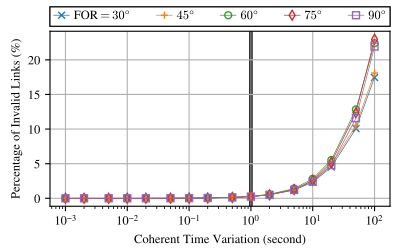

Here is the Python script that generated this plot:
import os

import matplotlib.patches as mpatches
import matplotlib.pyplot as plt
from matplotlib.lines import Line2D

import numpy as np

#create a figure with (2,1) subplots
FONT_SIZE = 9
fig_width_px = 400
fig_height_px = 250
dpi = 100  # Typical screen DPI, adjust if necessary
fig_width_in = fig_width_px / dpi
fig_height_in = fig_height_px / dpi

plt.rcParams.update({
    # --- make every normal string use Times or the best fall-back ----
    'font.family' : 'serif',
    'font.serif'  : ['Times New Roman', 'Times', 'Nimbus Roman', 'STIXGeneral'],
    # --- keep your existing sizing rules ----------------------------
    'font.size'        : FONT_SIZE,
    'axes.titlesize'   : FONT_SIZE,
    'axes.labelsize'   : FONT_SIZE,
    'xtick.labelsize'  : FONT_SIZE,
    'ytick.labelsize'  : FONT_SIZE,
    'legend.fontsize'  : FONT_SIZE,
})
plt.rc('mathtext', fontset='cm')
plt.rcParams['pdf.fonttype'] = 42
plt.rcParams['ps.fonttype'] = 42

current_dir = os.path.dirname(os.path.abspath(__file__))

results_dir_name = "/home/zhouyou/leo-sat-flow/sim_alg_j1_res/test_ld_starlink_constellation_time_varying_coherent_time_varying_for/test_ld_starlink_constellation_time_varying_coherent_time_varying_for-2025-December-29-14-00-17-ail/rm_links"



# Plot the data
fig, axs = plt.subplots(1,1,)
fig.set_size_inches(fig_width_in, fig_height_in)  # 3.5 inches width, height adjusted to maintain aspect ratio

LINE_WIDTH = 0.5
colors = ["#D6B7FF", "#B378FF", "#934BFF", "#8E40FB", "#6A00FF"]
markers = ['x', '+', 'o', 'd', 's', '>', 'p', '*', 'h']
markers_n_sat = ['+',  '1', '2', '3', '4']
lines2 = []
marker_size = 50

data = np.genfromtxt(results_dir_name, delimiter=',')
total_links = data[:,5]
num_removed = data[:,4]
for i, FOR in enumerate([30, 45, 60, 75, 90]):
    sat_data = data[data[:,2]==FOR]
    sat_data_total_links = sat_data[:,5].reshape(-1,16).mean(axis=0)
    sat_data_num_removed = sat_data[:,4].reshape(-1,16).mean(axis=0)
    TIME = [1e3,2e3,5e3,1e4,2e4,5e4,1e5,2e5,5e5,1e6,2e6,5e6,1e7,2e7,5e7,1e8]
    TIME = np.array(TIME)
    TIME = TIME / 1e6  # convert to milliseconds
    sat_data_total_links = sat_data_total_links.squeeze()
    sat_data_num_removed = sat_data_num_removed.squeeze()
    ratio_removed = sat_data_num_removed / sat_data_total_links
    print(ratio_removed)
    # no fill in markers
    l, = axs.plot(TIME, ratio_removed*100, marker=markers[i], markersize=5, linewidth=LINE_WIDTH, zorder=3, markerfacecolor='none')
    lines2.append(l)
    

axs.set_position([0.125, 0.175, 0.85, 0.7])
axs.set_xlabel(r'Coherent Time Variation (second)')
axs.set_ylabel(r'Percentage of Invalid Links (%)')
# axs.set_xlim(0.001, 10000)
axs.set_xscale("log")
# axs.set_ylim(30, 180)
axs.grid(True, zorder=0)
axs.axvline(x=1, color='black', linestyle='-', linewidth=2.5, zorder=0)
axs.text(1.2, 0, r'     Coherent time $\approx$ 1 second ', rotation=90, verticalalignment='bottom', color='black', fontsize=FONT_SIZE)

# x_tail = 0.2
# y_tail = 0.1
# x_head = 0.95
# y_head = 0.95
# dx = x_head - x_tail
# dy = y_head - y_tail
# arrow = mpatches.FancyArrowPatch((x_tail, y_tail), (dx, dy),
#                                  mutation_scale=100,
#                                  transform=axs.transAxes, zorder=5)
# arrows = axs.add_patch(arrow)
data_name_list  = [ r'FOR$=30$°', r'$45$°', r'$60$°', r'$75$°', r'$90$°']
ncol = 5  # Number of columns in the legend

h, l = lines2, data_name_list
nrows = -(-len(h) // ncol)                         # ceiling division
idx   = np.arange(len(h))
pad   = nrows * ncol - len(idx)
idx   = np.concatenate([idx, np.full(pad, -1)])    # pad
order = idx.reshape(nrows, ncol).T.ravel()
order = order[order >= 0]                          # drop sentinels
h = [h[i] for i in order]
l = [l[i] for i in order]

leg = fig.legend(h,l,fontsize=FONT_SIZE, loc='lower left', bbox_to_anchor=(0.125, 0.895, 0.85, 0.1), mode="expand",ncol = ncol ,borderaxespad=0.,handlelength=1.25, handleheight= 0.8, handletextpad=0.35, 
frameon=True,          # draw a frame
fancybox=False,        # <-- square corners (like MATLAB)
edgecolor='black',     # black  frame edge
facecolor='white',     # white background
framealpha=1,          # fully opaque
borderpad=0.3,         # tight inner padding (font-size units)
labelspacing=0.2,      # tight vertical space between rows
)   
leg.get_frame().set_linewidth(0.8)  # MATLAB-thin border
fig.add_artist(leg)

# Save the figure as a PDF
print("Saving figure to:", current_dir)
output_path = os.path.join(current_dir, os.path.splitext(os.path.basename(__file__))[0]) + '.pdf'

fig.savefig(output_path, format='pdf', pad_inches=0.)
